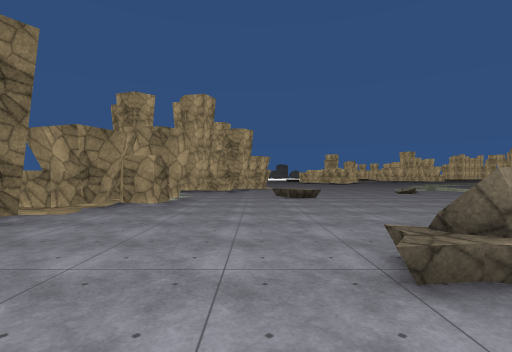
[1] (above)

24 first-person views from a walk through a 3-D level made in the Unity game engine. The camera is 1.5 m above the floor, looks level and sees 85° across. The floor is counted in squares, 2 m on a side. Each view is taken from the middle of a square. On the plan, view 1 faces up. The plan holds only what a view shows up to about 10 squares ahead; the rest is blank. The place goes on beyond the plan. The player character is not drawn. Some animated figures are left out. Surface patterns are stand-ins for the level's own textures.

[2]
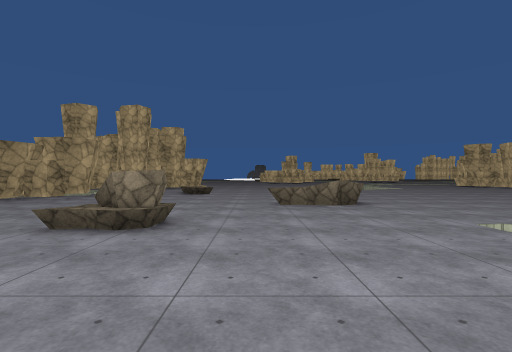

[3]
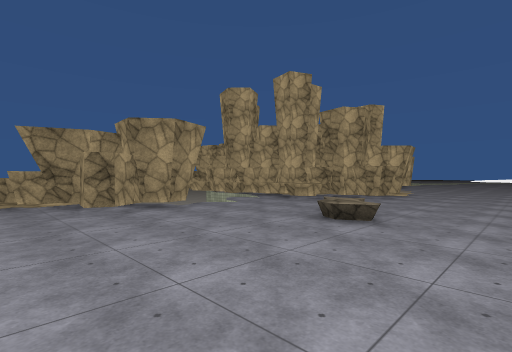

[4]
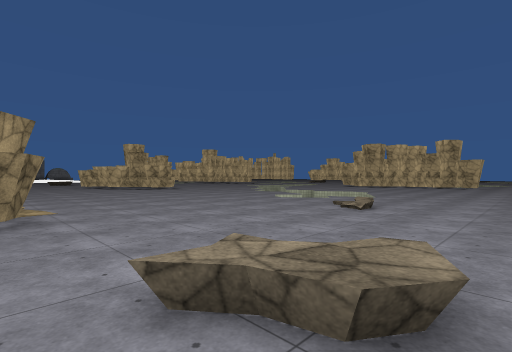

[5]
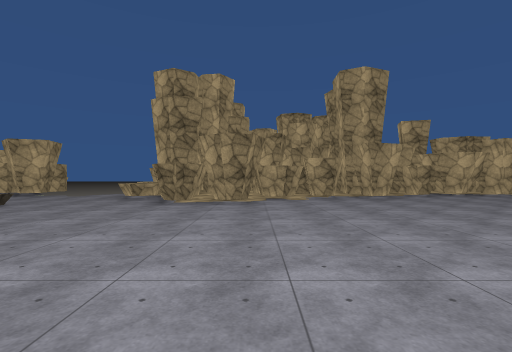

[6]
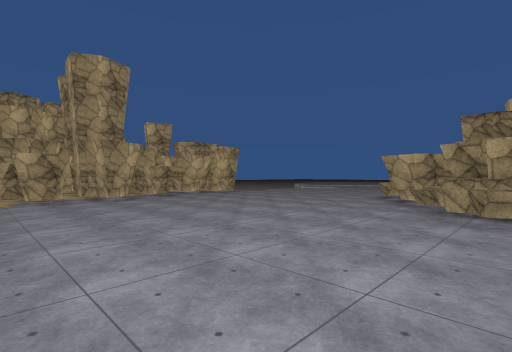

[7]
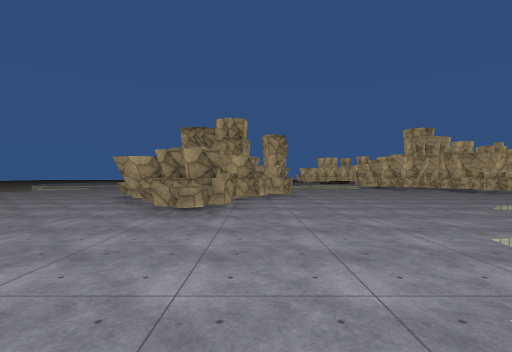

[8]
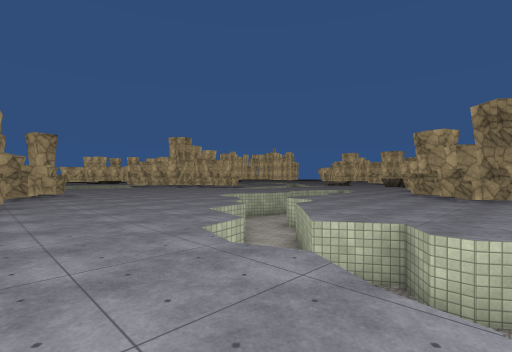

[9]
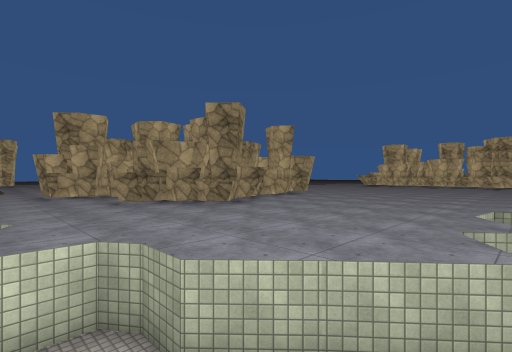

[10]
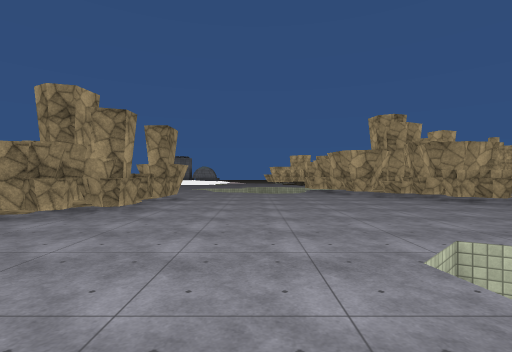

[11]
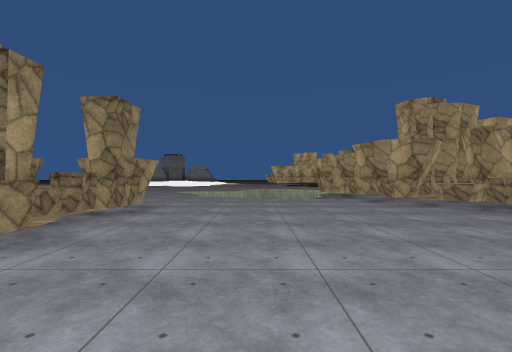

[12]
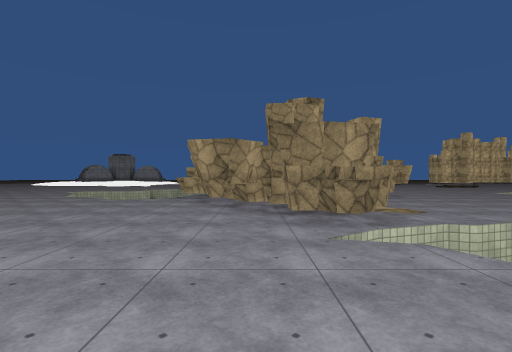

[13]
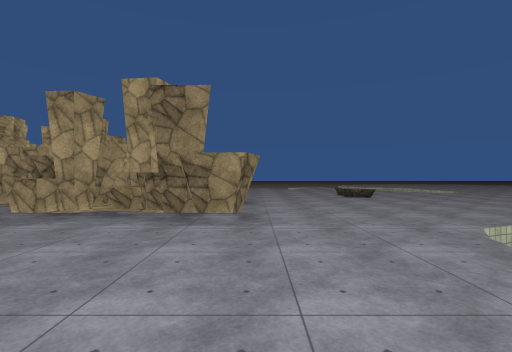

[14]
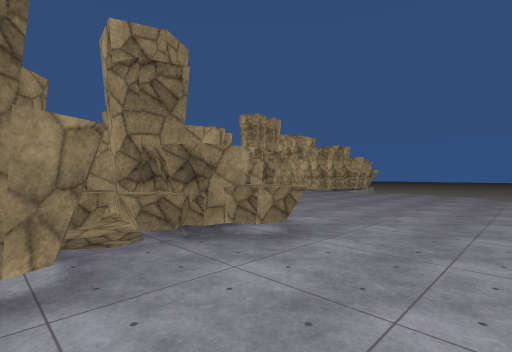

[15]
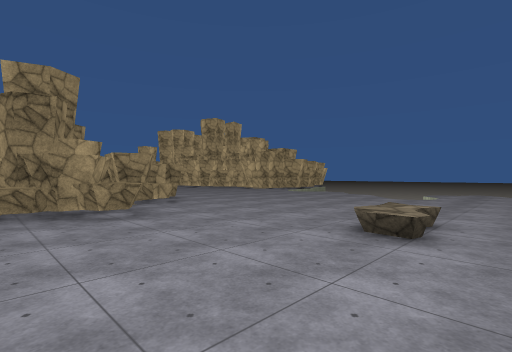

[16]
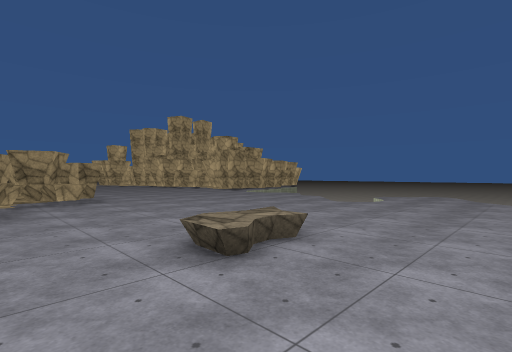

[17]
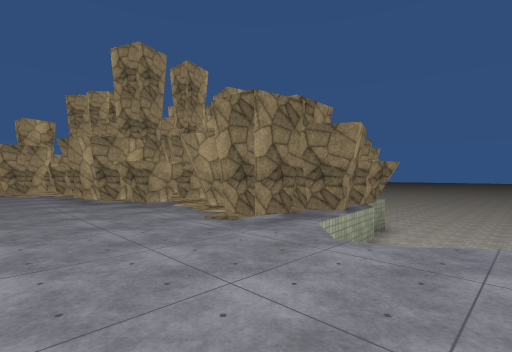

[18]
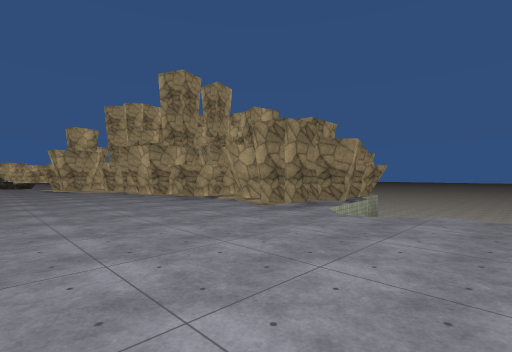

[19]
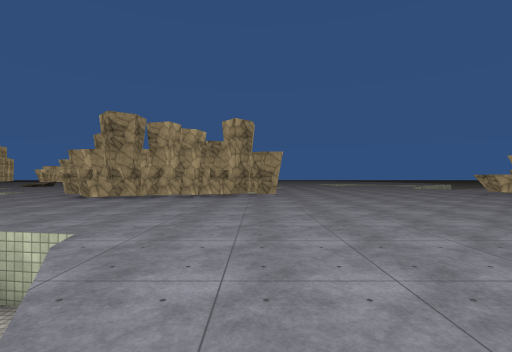

[20]
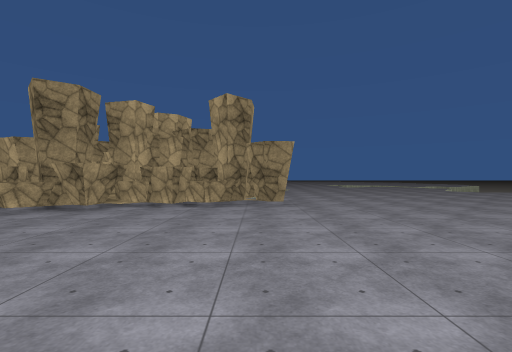

[21]
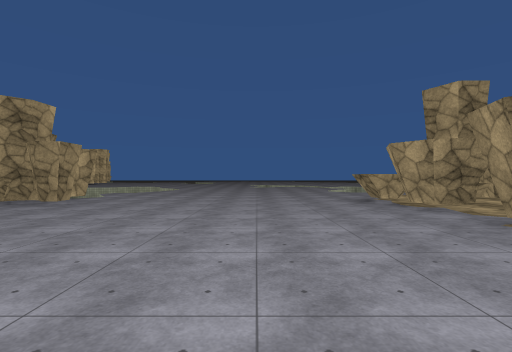

[22]
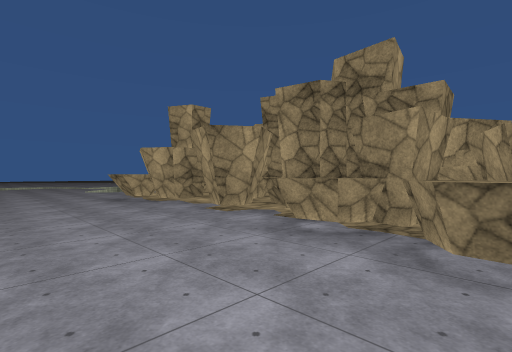

[23]
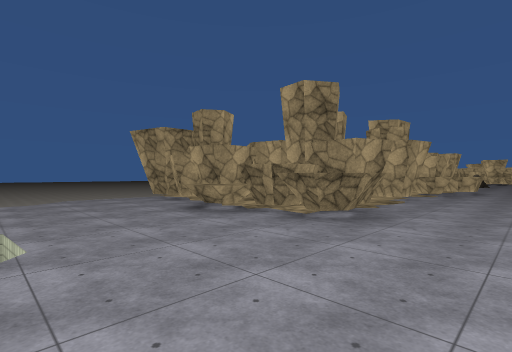

[24]
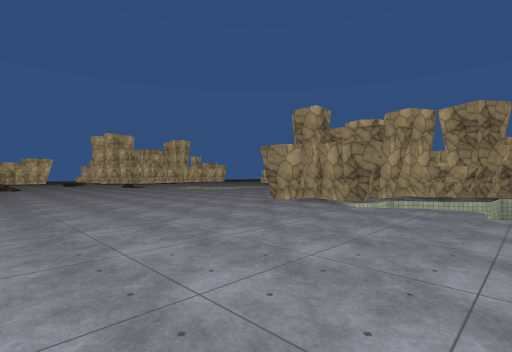

### Floor plan
Key: @ floor where view 1 was taken; # wall or solid block; . main floor; : floor 0.25 m higher than the main floor; / step, stairs or slope; = window, fence, low wall or low ledge; ^ raised ledge; R rock.
Columns run from 6 left of view 1 to 25 right of it. Each row starts with its distance up from view 1.
 40            ..
 39            ....
 38       ..........
 37     .............
 36    .......#R.....
 35    ........#......   ####    #..
 34       .............. ..####  ...
 33      ..................###  ....
 32     ............#.......=# .....
 31     .........####.......=##....
 30     .........####........##...
 29     .......######.........#
 28   ^ .......######.........
 27 ####.......#####..........
 26   ##.......####...........
 25    #........###.......  .
 24    #.........==......^
 23    ##................
 22    ###..............
 21     ##............    .........
 20     #.............  .........##
 19     ##...........  ......##.##
 18     ##/..........  ......#
 17      ##..........  .....##    #
 16      ##/.......    .....###   #
 15      ##/......     ......######
 14     ###.........  .......#####
 13     ==.......... ........####
 12     .....................####..
 11     ............................
 10     ...R#.......................
  9    #............  ..............
  8   ##............................
  7   ##........ ...................
  6   #........   ..................
  5   #........R# ..................
  4   #.............................
  3    ............. =#=...  .#.....
  2     ...#R.....   ###########....
  1      ........            ##:...
  0       @ .....             #=...
 -1          ...              #=....
 -2           .               #.....
 -3                           #.....
 -4                           #....
 -5                            ^^

Where each view was taken, in squares from view 1:
view 1: 0 up, 0 right, facing up
view 2: 2 down, 4 right, facing up
view 3: 5 up, 4 right, facing up-left
view 4: 9 up, 0 right, facing up-right
view 5: 17 up, 8 right, facing left
view 6: 18 up, 8 right, facing up-left
view 7: 18 up, 9 right, facing up
view 8: 16 up, 8 right, facing up-right
view 9: 22 up, 12 right, facing down-right
view 10: 22 up, 13 right, facing up
view 11: 25 up, 13 right, facing up
view 12: 25 up, 18 right, facing up
view 13: 32 up, 15 right, facing left
view 14: 34 up, 10 right, facing down-left
view 15: 37 up, 9 right, facing down-left
view 16: 38 up, 7 right, facing down-left
view 17: 30 up, 1 right, facing down-left
view 18: 31 up, 3 right, facing down-left
view 19: 12 up, 9 right, facing right
view 20: 12 up, 12 right, facing right
view 21: 6 up, 12 right, facing right
view 22: 6 up, 11 right, facing down-right
view 23: 5 up, 25 right, facing down-left
view 24: 5 up, 25 right, facing up-left
